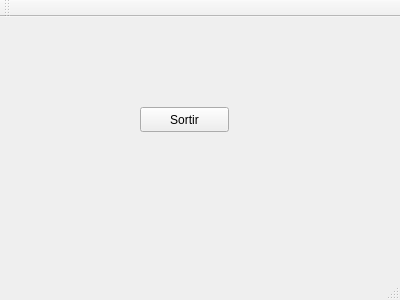
<?xml version="1.0" encoding="UTF-8"?>
<ui version="4.0">
 <class>MainWindow</class>
 <widget class="QMainWindow" name="MainWindow">
  <property name="geometry">
   <rect>
    <x>0</x>
    <y>0</y>
    <width>400</width>
    <height>300</height>
   </rect>
  </property>
  <property name="windowTitle">
   <string>MainWindow</string>
  </property>
  <widget class="QWidget" name="centralWidget">
   <widget class="QPushButton" name="pushButton">
    <property name="geometry">
     <rect>
      <x>140</x>
      <y>90</y>
      <width>89</width>
      <height>25</height>
     </rect>
    </property>
    <property name="text">
     <string>Sortir</string>
    </property>
   </widget>
  </widget>
  <widget class="QMenuBar" name="menuBar">
   <property name="geometry">
    <rect>
     <x>0</x>
     <y>0</y>
     <width>400</width>
     <height>22</height>
    </rect>
   </property>
  </widget>
  <widget class="QToolBar" name="mainToolBar">
   <attribute name="toolBarArea">
    <enum>TopToolBarArea</enum>
   </attribute>
   <attribute name="toolBarBreak">
    <bool>false</bool>
   </attribute>
  </widget>
  <widget class="QStatusBar" name="statusBar"/>
 </widget>
 <layoutdefault spacing="6" margin="11"/>
 <resources/>
 <connections>
  <connection>
   <sender>pushButton</sender>
   <signal>clicked()</signal>
   <receiver>MainWindow</receiver>
   <slot>close()</slot>
   <hints>
    <hint type="sourcelabel">
     <x>214</x>
     <y>121</y>
    </hint>
    <hint type="destinationlabel">
     <x>199</x>
     <y>149</y>
    </hint>
   </hints>
  </connection>
 </connections>
</ui>
